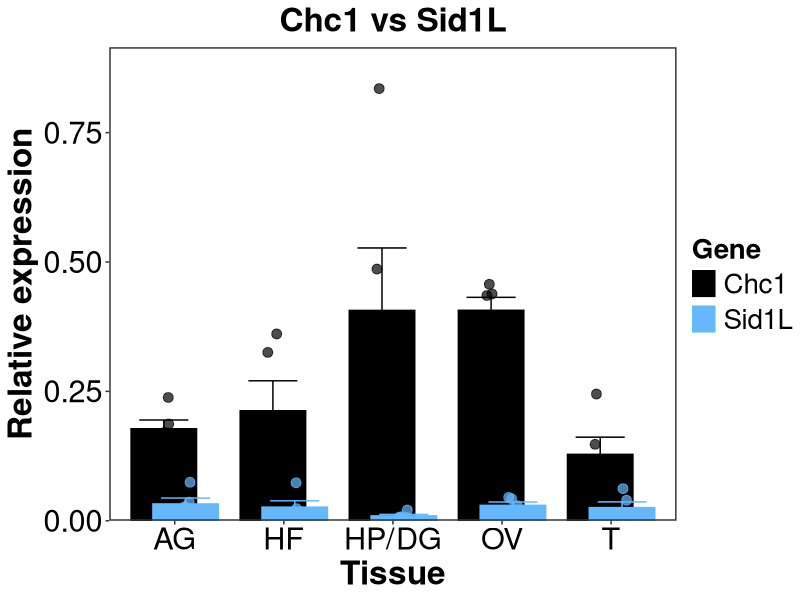
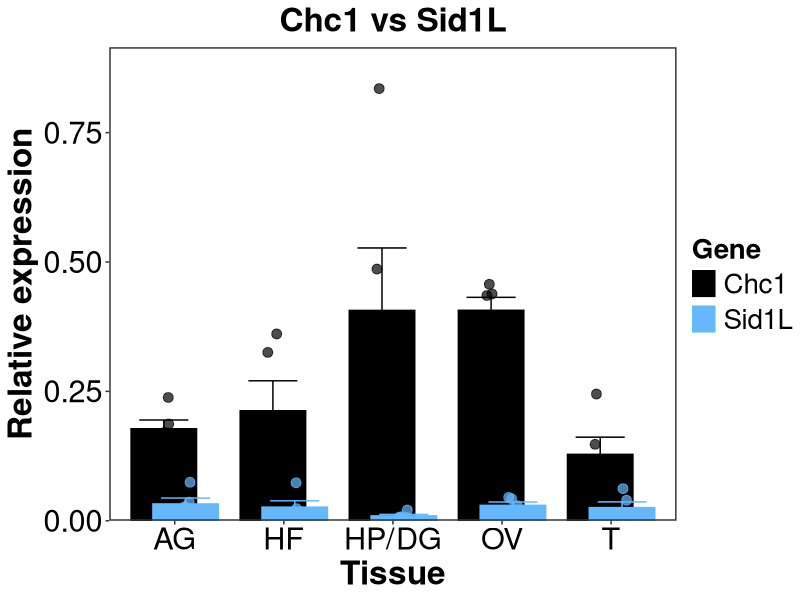

Write the R code that produced these figures, in order.
# Install necessary packages

install.packages("ggplot2")
install.packages("dplyr")
install.packages("ggpubr")
install.packages("reshape2")
install.packages("tidyr") #For data transformation to long data

# Load necessary libraries
library(ggplot2)
library(dplyr)
library(tidyr)
library(reshape2)
library(ggpubr) # for stat_compare_means

#set working directory

# Load the data
data <- read.csv("Chc_vs_SidL.csv")

# Perform Shapiro-Wilk test for each group
shapiro_results <- data %>%
  group_by(Tissue) %>%
  summarise(
    shapiro_Chc1_p = shapiro.test(na.omit(Chc1))$p.value,
    shapiro_Sid1_p = shapiro.test(na.omit(Sid1L))$p.value
  )

# Print results
print(shapiro_results)

# Reshape data to long format
data_long <- melt(data, id.vars = "Tissue", variable.name = "Gene", value.name = "Expression",
                  na.rm = TRUE)

# Define y-axis expansion height
y_axis_upper <- max(data_long$Expression, na.rm = TRUE)

# Perform Wilcoxon rank-sum test for each tissue group
wilcoxon_results <- data_long %>% 
  group_by(Tissue) %>% 
  summarise(p_value = wilcox.test(Expression ~ Gene)$p.value)

# Print Wilcoxon test results
print(wilcoxon_results)

View(wilcoxon_results)

# Convert Tissue to a factor for proper ordering
data_long$Tissue <- factor(data_long$Tissue, levels = c("AG", "HF", "HP/DG", "OV", "T"))

# Define y-axis expansion height
y_axis_upper <- max(data_long$Expression)

# Tissues with significant comparisons (exclude non-significant Tissue T)
sig_tissues <- c("AG", "HF", "HP/DG", "OV")

# Create ggplot with bivariate geom points with error bars
p <- ggplot(data_long, aes(x = Tissue, y = Expression, fill = Gene, color = Gene)) +
  # Add horizontal lines to show the mean
  stat_summary(fun = mean, geom = "bar", position = position_dodge(width = 0.4), 
               width = 1.2) + 
  stat_summary(fun.data = mean_se, geom = "errorbar", position = position_dodge(width = 0.4), 
               width = 0.9, size = 0.5) +  # Error bars showing standard error
      geom_jitter(aes(color = Gene), position = position_jitterdodge(jitter.width = 0.2, dodge.width = 0.4), 
              size = 3.0, alpha = 0.7) +
  stat_compare_means(data = data_long %>% filter(Tissue %in% sig_tissues),
    aes(x = Tissue, y = Expression, group = Gene), 
                     method = "wilcox.test", label = "p.signif",
                     symnum.args = list(
                       cutpoints = c(0, 0.001, 0.01, 0.05, 1),
                       symbols = c("***", "**", "*", "ns")),
                     size = 10, inherit.aes = FALSE,
                     label.y = y_axis_upper + 0.05) + # Asterisk position
  geom_segment(data = data_long %>% filter(Tissue %in% sig_tissues),
    aes(x = as.numeric(Tissue) - 0.2,
        xend = as.numeric(Tissue) + 0.2,
        y = y_axis_upper * 1.17,       # Significance bar position
        yend = y_axis_upper * 1.17),
    inherit.aes = FALSE,
    color = "black",
    linewidth = 0.5
  ) +
  # Left vertical tip
  geom_segment(data = data_long %>% filter(Tissue %in% sig_tissues),
    aes(
      x = as.numeric(Tissue) - 0.2,
      xend = as.numeric(Tissue) - 0.2,
      y = y_axis_upper * 1.17,
      yend = y_axis_upper * 1.15    # tip drops down by 0.02
    ),
    inherit.aes = FALSE,
    color = "black",
    linewidth = 0.5
  ) +
  
  # Right vertical tip
  geom_segment(data = data_long %>% filter(Tissue %in% sig_tissues),
    aes(
      x = as.numeric(Tissue) + 0.2,
      xend = as.numeric(Tissue) + 0.2,
      y = y_axis_upper * 1.17,
      yend = y_axis_upper * 1.05    # tip drops down by 0.07
    ),
    inherit.aes = FALSE,
    color = "black",
    linewidth = 0.5
  ) +
# Manual color by gene
  scale_fill_manual(values = c("Chc1" = "black", "Sid1L" = "#66b8fd")) +  # Custom colors for genes
  scale_color_manual(values = c("Chc1" = "black", "Sid1L" = "#66b8fd")) +  # Ensuring consistent color mapping
  scale_y_continuous(
    expand = c(0, 0),          
    limits = c(0, y_axis_upper + 0.08)   
  ) +
  labs(title = "Chc1 vs Sid1L", x = "Tissue", 
       y = "Relative expression") +
  theme_test() +
  theme(plot.title = element_text(size = 24, face = "bold", hjust = 0.5),  # Title size & bold
        axis.title = element_text(size = 24, face = "bold"),
        axis.text = element_text(size = 22, color = "black"),
        legend.text = element_text(size = 20), 
        legend.title = element_text(size = 20, face = "bold"),
        legend.key.height = unit(0.7, "cm"),
        legend.key.spacing.y = unit(0.2, "cm"),
        panel.border = element_rect(linewidth = 1.0, fill = NA))

# Print plot
print(p)

#NOTE: Ignore the `position_dodge()` warning message or reduce bar width

# Save figure
ggsave(filename = "TS_Chc1_vs_SID1_expression_levels.tif",
       plot = p,
       width = 7,
       height = 6,
       dpi = 1000,
       units = "in",
       compression = "lzw")
